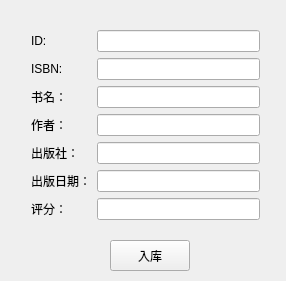
<?xml version="1.0" encoding="UTF-8"?>
<ui version="4.0">
 <class>bookin</class>
 <widget class="QWidget" name="bookin">
  <property name="geometry">
   <rect>
    <x>0</x>
    <y>0</y>
    <width>286</width>
    <height>281</height>
   </rect>
  </property>
  <property name="windowTitle">
   <string>bookin</string>
  </property>
  <widget class="QPushButton" name="But_BookIn">
   <property name="geometry">
    <rect>
     <x>110</x>
     <y>240</y>
     <width>80</width>
     <height>31</height>
    </rect>
   </property>
   <property name="text">
    <string>入库</string>
   </property>
  </widget>
  <widget class="QWidget" name="layoutWidget">
   <property name="geometry">
    <rect>
     <x>20</x>
     <y>19</y>
     <width>251</width>
     <height>213</height>
    </rect>
   </property>
   <layout class="QFormLayout" name="formLayout">
    <item row="0" column="0">
     <widget class="QLabel" name="label_ID">
      <property name="text">
       <string>ID:</string>
      </property>
     </widget>
    </item>
    <item row="1" column="0">
     <widget class="QLabel" name="label_ISBN">
      <property name="text">
       <string>ISBN:</string>
      </property>
     </widget>
    </item>
    <item row="0" column="1">
     <widget class="QLineEdit" name="lineEdit_ID"/>
    </item>
    <item row="1" column="1">
     <widget class="QLineEdit" name="lineEdit_ISBN"/>
    </item>
    <item row="2" column="0">
     <widget class="QLabel" name="label_name">
      <property name="text">
       <string>书名：</string>
      </property>
     </widget>
    </item>
    <item row="2" column="1">
     <widget class="QLineEdit" name="lineEdit_name"/>
    </item>
    <item row="3" column="0">
     <widget class="QLabel" name="label_author">
      <property name="text">
       <string>作者：</string>
      </property>
     </widget>
    </item>
    <item row="3" column="1">
     <widget class="QLineEdit" name="lineEdit_author"/>
    </item>
    <item row="4" column="0">
     <widget class="QLabel" name="label_publisher">
      <property name="text">
       <string>出版社：</string>
      </property>
     </widget>
    </item>
    <item row="4" column="1">
     <widget class="QLineEdit" name="lineEdit_publisher"/>
    </item>
    <item row="5" column="0">
     <widget class="QLabel" name="label_pubdate">
      <property name="text">
       <string>出版日期：</string>
      </property>
     </widget>
    </item>
    <item row="5" column="1">
     <widget class="QLineEdit" name="lineEdit_pubdate"/>
    </item>
    <item row="6" column="0">
     <widget class="QLabel" name="label_score">
      <property name="text">
       <string>评分：</string>
      </property>
     </widget>
    </item>
    <item row="6" column="1">
     <widget class="QLineEdit" name="lineEdit_score"/>
    </item>
   </layout>
  </widget>
 </widget>
 <layoutdefault spacing="6" margin="11"/>
 <resources/>
 <connections>
  <connection>
   <sender>But_BookIn</sender>
   <signal>clicked()</signal>
   <receiver>bookin</receiver>
   <slot>Bookin()</slot>
   <hints>
    <hint type="sourcelabel">
     <x>174</x>
     <y>252</y>
    </hint>
    <hint type="destinationlabel">
     <x>252</x>
     <y>259</y>
    </hint>
   </hints>
  </connection>
 </connections>
 <slots>
  <slot>Bookin()</slot>
 </slots>
</ui>
